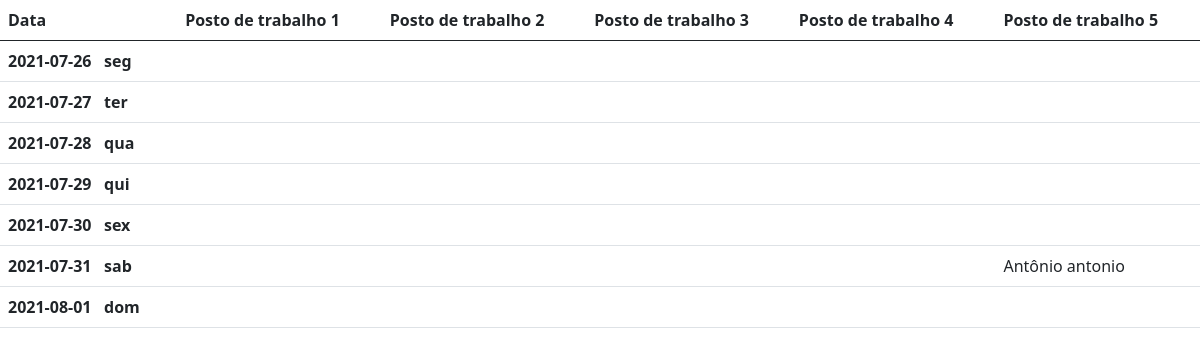
The page / on the database its author committed.
### escala/models.py (models this page shows)
class Place(models.Model):
    name = models.CharField('Nome', max_length=255)
    active = models.BooleanField("Ativo", default=True)
    class Meta:
        verbose_name = "Posto de Trabalho"
        verbose_name_plural = "Postos de Trabalho"
    def __str__(self):
        return self.name

### escala/views.py (the view)
# urls.py: path('', include('escala.urls')),
def escala(request):
    place_list, week_schedule = utils.generate_spreadsheet()
    context = {
        'place_list': place_list,
        'week_schedule': week_schedule
    }
    return render(request,'escala/escala.html', context)

### escala/models.py (called while the page is built)
    def __str__(self):
        return f"{self.firstname} {self.lastname}"

    def __str__(self):
        return f"{self.doctor}, {self.place}, {self.date}"

### escala/utils.py (called while the page is built)
def generate_spreadsheet():
    places = Place.objects.filter(active=True).order_by('name')
    place_list = list()
    for place in places:
        place_list.append(str(place))
    week = generate_week(date.today())
    week_schedule_list = list()
    for day in week:
        day_schedule = list()
        for place in places:
            day_place_schedule = Schedule.objects.filter(date=day['date'],place=place)
            if day_place_schedule.exists():
                day_place_schedule_list = list(day_place_schedule)
                day_schedule.append(str(day_place_schedule_list[0]).split(',')[0])
            else:
                day_schedule.append('')
        week_schedule_list.append({
            'date':str(day['date']),
            'day':day['weekday'],
            'schedule':day_schedule
        })
    return place_list, week_schedule_list

def generate_monday(week_date):
    week_day = week_date.weekday()
    monday = week_date - timedelta(days=week_day)
    return monday

def generate_week(week_date):
    monday = generate_monday(week_date)
    week = list()
    week_day = ['seg','ter','qua','qui','sex','sab','dom']
    for i in range(7):
        week.append(
            {
                'date':monday + timedelta(i),
                'weekday':week_day[i]
            })
    return week

### escala/templates/escala/escala.html (shortened to what this page needs)
<!DOCTYPE html>
<html lang="en">
<head>
  <link href="https://cdn.jsdelivr.net/npm/bootstrap@5.0.2/dist/css/bootstrap.min.css" rel="stylesheet">
</head>
<body>
<table class="table">
    <thead>
      <tr>
        <th scope="col">Data</th>
        {% for place in place_list %}
        <th scope="col">{{ place}}</th>
        {% endfor %}
      </tr>
    </thead>
    <tbody>
    {% for day in week_schedule %}
      <tr>
        <th scope="row">{{day.date}} &nbsp; {{day.day}}</th>
        {% for doctor in day.schedule %}
          <td>{{doctor}}</td>
        {% endfor %}
      </tr>
      {% endfor %}
    </tbody>
  </table>
</body>
</html>

### rows shown on the page
Place: place_list "Posto de trabalho 1"
Place: place_list "Posto de trabalho 2"
Place: place_list "Posto de trabalho 3"
Place: place_list "Posto de trabalho 4"
Place: place_list "Posto de trabalho 5"

### other values the page prints
{{ day.date }} "2021-07-26" "2021-07-27" "2021-07-28" "2021-07-29" "2021-07-30" "2021-07-31" "2021-08-01"
{{ day.day }} "seg" "ter" "qua" "qui" "sex" "sab" "dom"
{{ doctor }} "Antônio antonio"
